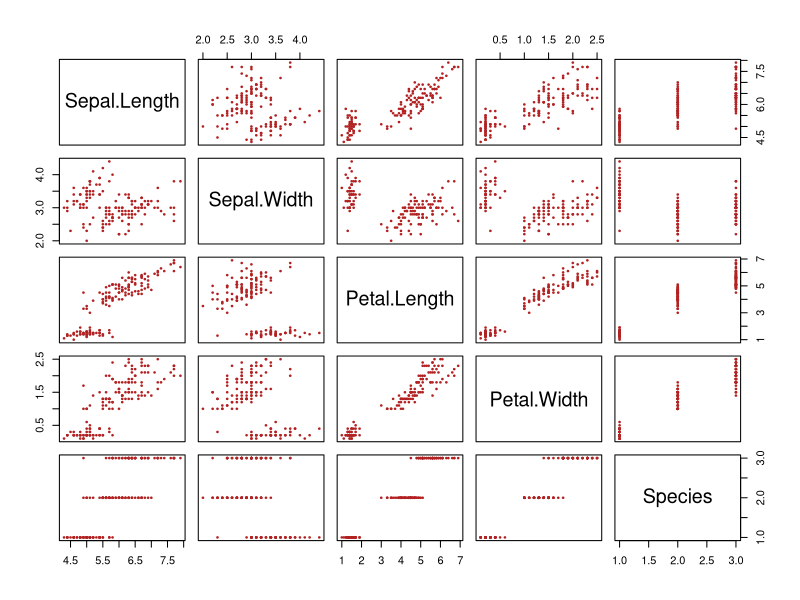
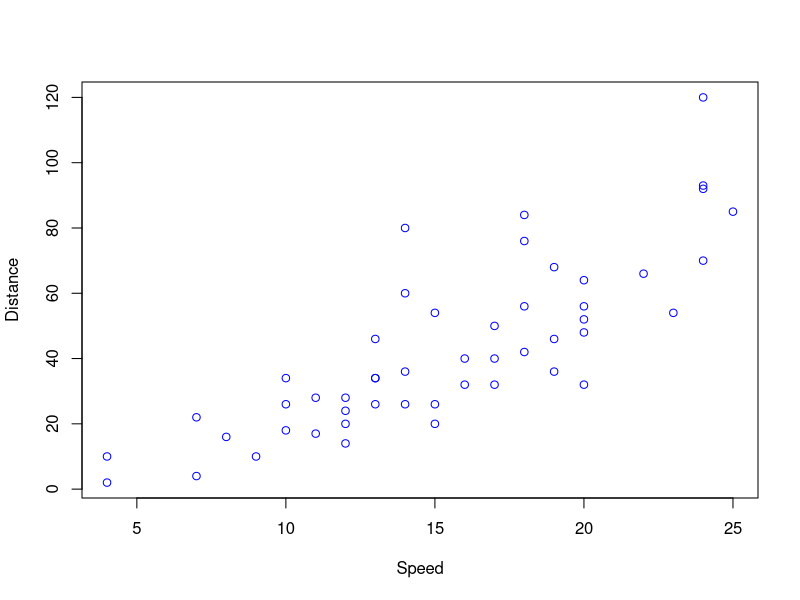
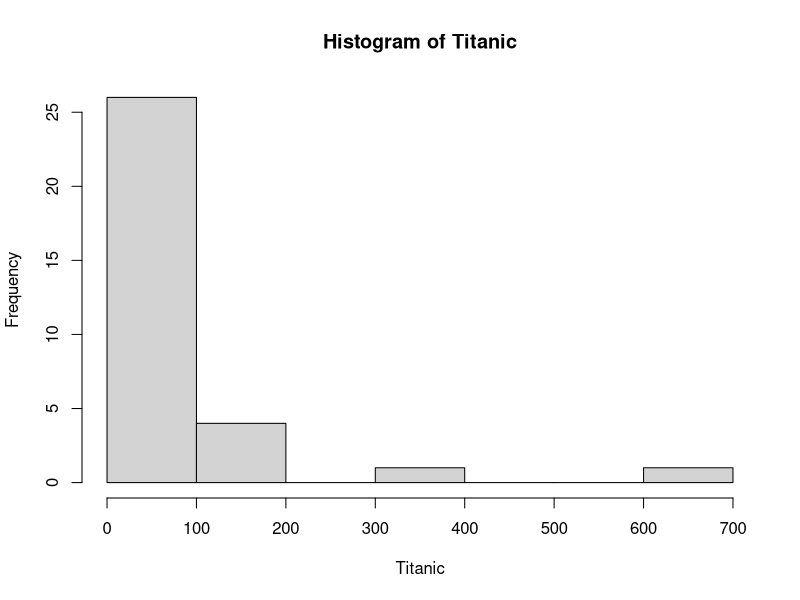

These charts were generated, in order, by the following R code:
## ---- chunk 1
plot(iris, pch=20, cex=.5, col="firebrick")
## ---- chunk 2
plot(cars, xlab="Speed", ylab="Distance", col="blue")
## ---- chunk 3
hist(Titanic)
